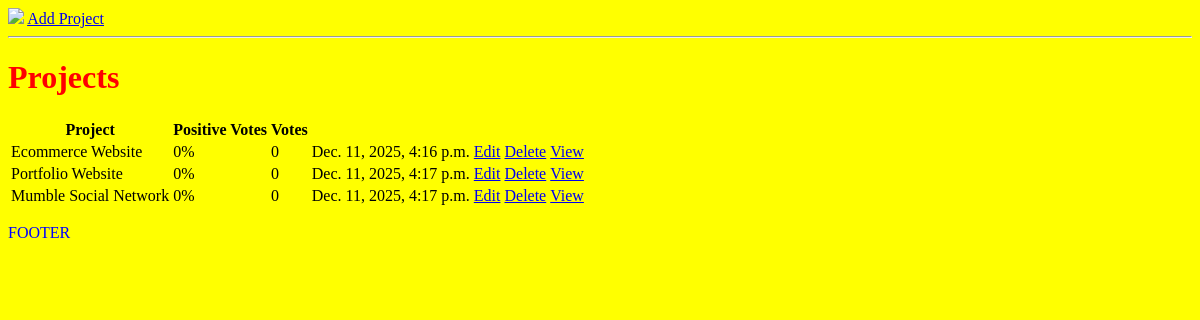
/, run on an earlier commit of the app's database.
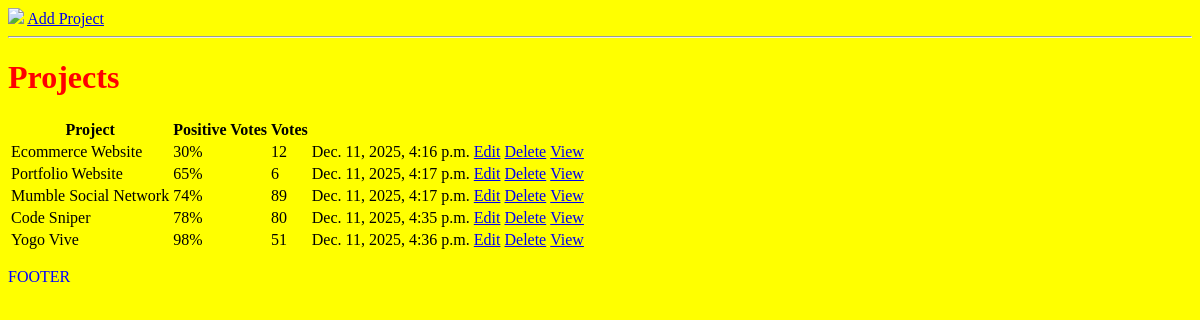
And on a later commit of the database.
### projects/models.py (models this page shows, shortened)
class Project(models.Model):
    title = models.CharField(max_length=200)
    description = models.TextField(null=True, blank=True)
    featured_image = models.ImageField(null=True, blank=True, default="default.jpg")
    demo_link = models.CharField(max_length=2000, null=True, blank=True)
    source_link = models.CharField(max_length=2000, null=True, blank=True)
    tags = models.ManyToManyField("Tag", blank=True)
    vote_total = models.IntegerField(default=0, null=True, blank=True)
    vote_ratio = models.IntegerField(default=0, null=True, blank=True)
    created = models.DateTimeField(auto_now_add=True)
    id = models.UUIDField(
        default=uuid.uuid4, unique=True, primary_key=True, editable=False
    )

### projects/views.py (the view)
# urls.py: path("", include("projects.urls")),
def projects(request):
    projects = Project.objects.all()
    context = {"projects": projects}
    return render(request, "projects/projects.html", context)

### projects/templates/projects/projects.html
{% extends 'main.html' %}
{% block content %}
<h1>Projects</h1>
<table>
  <tr>
    <th>Project</th>
    <th>Positive Votes</th>
    <th>Votes</th>
    <th></th>
    <th></th>
  </tr>
  {% for project in projects %}
    <tr>
      <td>{{project.title}}</td>
      <td>{{project.vote_ratio}}%</td>
      <td>{{project.vote_total}}</td>
      <td>{{project.created}}</td>
      <td><a href="{% url 'update-project' project.id %}">Edit</a></td>
      <td><a href="{% url 'delete-project' project.id %}">Delete</a></td>
      <td><a href="{% url 'project' project.id %}">View</a></td>
    </tr>
  {% endfor %}
</table>
{% endblock content %}

### templates/main.html (shortened to what this page needs)
<!DOCTYPE html>
{% load static %}
<html>
  <head>
    <link rel='stylesheet' type='text/css' media='screen' href='{% static "styles/main.css" %}'>
  </head>
  <body>
    {% include 'navbar.html' %}
    {% block content %}
    {% endblock content %}
    <p>FOOTER</p>
  </body>
</html>

### templates/navbar.html
{% load static %}
<img src="{% static 'images/logo.svg' %}">
<a href="{% url 'create-project' %}">Add Project</a>
<hr>

### static/styles/main.css (style rules this page uses)
h1 { color: red; }
p { color: blue; }
body { background-color: yellow; }

What changed in the data, as far as the page shows it:
changed Project "Ecommerce Website": vote_ratio "0" → "30"; vote_total "0" → "12"
changed Project "Portfolio Website": vote_ratio "0" → "65"; vote_total "0" → "6"
changed Project "Mumble Social Network": vote_ratio "0" → "74"; vote_total "0" → "89"
added Project: title "Code Sniper", vote_ratio "78", vote_total "80", created "Dec. 11, 2025, 4:35 p.m."
added Project: title "Yogo Vive", vote_ratio "98", vote_total "51", created "Dec. 11, 2025, 4:36 p.m."
